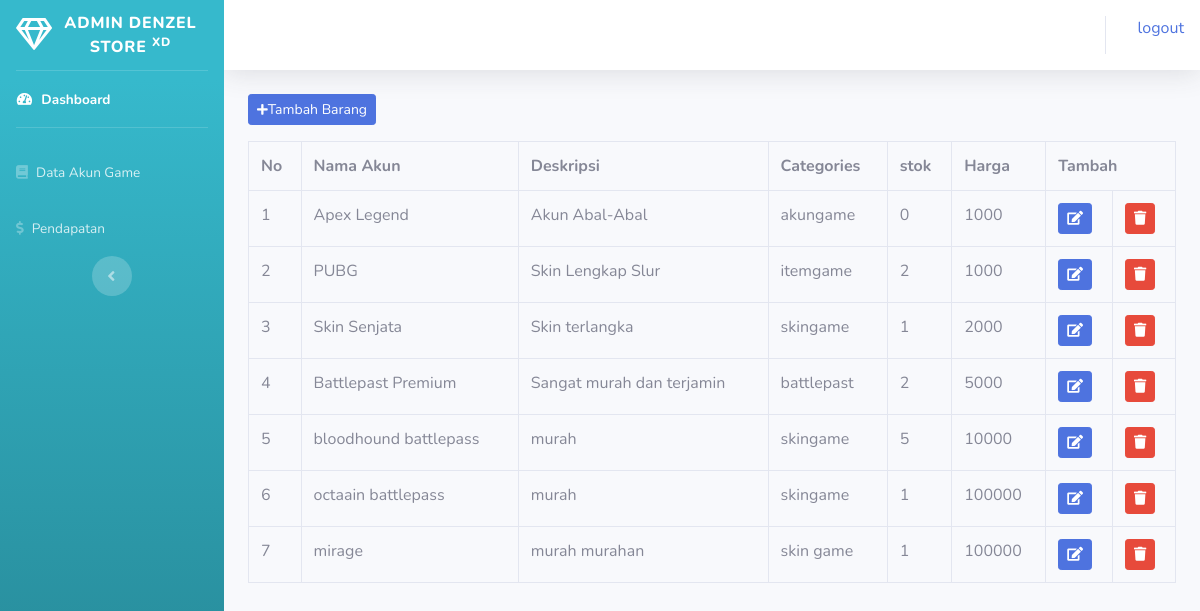
Page /index.php/admin/data_barang on the committed database.
### tables this page shows
CREATE TABLE `barang` (
  `id_barang` int(11) NOT NULL,
  `nama_barang` varchar(300) NOT NULL,
  `harga_barang` varchar(300) NOT NULL,
  `deskripsi` text NOT NULL,
  `categories` varchar(200) NOT NULL,
  `stok_barang` varchar(400) NOT NULL,
  `gambar` text NOT NULL
);

### application/controllers/admin/data_barang.php (called while the page is built, shortened)
<?php
class Data_barang extends CI_Controller{
    public function index(){
        $data['barang'] = $this->model_barang->tampil_data()->result();
        $this->load->view('templates_admin/header');
        $this->load->view('templates_admin/sidebar');
        $this->load->view('templates_admin/footer');
        $this->load->view('admin/data_barang', $data);
    }
}

### index.php (called while the page is built, shortened)
<?php
require_once BASEPATH.'core/CodeIgniter.php';

### application/models/model_barang.php (called while the page is built, shortened)
<?php
class Model_barang extends CI_Model{
    public function tampil_data(){
       return $this->db->get('barang');
    }
}

### application/views/admin/data_barang.php (the view, shortened to what this page needs)
<div class="container-fluid">
    <button class="btn btn-sm btn-primary mb-3" data-toggle="modal" data-target="#tambah_barang"><i class="fas fa-plus fa-sm"></i>Tambah Barang</button>
<table class="table table-bordered">
    <tr>
        <th>No</th>
        <th>Nama Akun</th>
        <th>Deskripsi</th>
        <th>Categories</th>
        <th>stok</th>
        <th>Harga</th>
        <th colspan="2">Tambah</th>
    </tr>
<?php
$no=1;
foreach($barang as $brg) : ?>
<tr>
    <td><?php echo $no++ ?></td>
    <td><?php echo $brg->nama_barang ?></td>
    <td><?php echo $brg->deskripsi ?></td>
    <td><?php echo $brg->categories ?></td>
    <td><?php echo $brg->stok_barang ?></td>
    <td><?php echo $brg->harga_barang ?></td>
    <td><?php echo anchor('admin/data_barang/edit/' .$brg->id_barang, '<div class="btn btn-primary btn-sm"><i class="fa fa-edit"></i></div>') ?></td>
    <td><?php echo anchor('admin/data_barang/hapus/' .$brg->id_barang, '<div class="btn btn-danger btn-sm"><i class="fa fa-trash"></i></div>') ?></td>
<?php endforeach; ?>
</table>
</div>

### rows in the picture
barang: nama_barang "Apex Legend", deskripsi "Akun Abal-Abal", categories "akungame", stok_barang "0", harga_barang "1000"
barang: nama_barang "PUBG", deskripsi "Skin Lengkap Slur", categories "itemgame", stok_barang "2", harga_barang "1000"
barang: nama_barang "Skin Senjata", deskripsi "Skin terlangka", categories "skingame", stok_barang "1", harga_barang "2000"
barang: nama_barang "Battlepast Premium", deskripsi "Sangat murah dan terjamin", categories "battlepast", stok_barang "2", harga_barang "5000"
barang: nama_barang "bloodhound battlepass", deskripsi "murah", categories "skingame", stok_barang "5", harga_barang "10000"
barang: nama_barang "octaain battlepass", deskripsi "murah", categories "skingame", stok_barang "1", harga_barang "100000"
barang: nama_barang "mirage", deskripsi "murah murahan", categories "skin game", stok_barang "1", harga_barang "100000"

### other values in the picture
anchor('auth/logout','logout') "logout"
